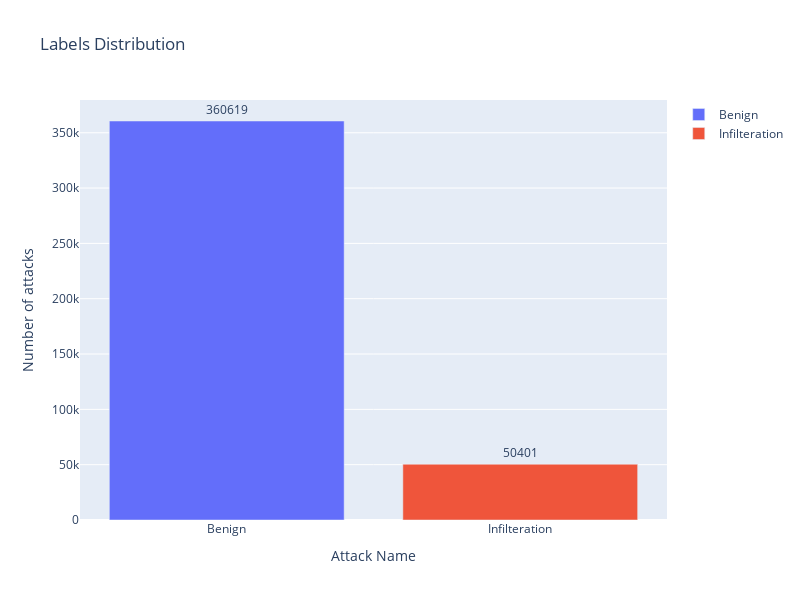

The notebook cell this image was saved under:
### Code cell
showAttackDistribution(withoutDuplicates[LABEL])

### Figure 1 — Plotly figure (JSON) as saved in the notebook; plotly's stock layout.template omitted (floating-point values rounded to 4 significant figures)
{"data": [{"name": "Benign", "orientation": "v", "text": "360619", "textposition": "outside", "type": "bar", "x": ["Benign"], "y": [360619]}, {"name": "Infilteration", "orientation": "v", "text": "50401", "textposition": "outside", "type": "bar", "x": ["Infilteration"], "y": [50401]}], "layout": {"height": 600, "title": {"text": "Labels Distribution"}, "width": 800, "xaxis": {"title": {"text": "Attack Name"}}, "yaxis": {"title": {"text": "Number of attacks"}}}}
